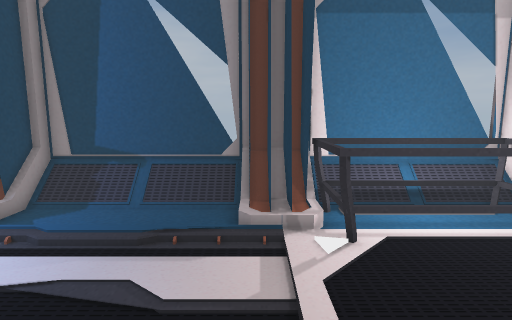
[1] (above)

16 first-person views from a walk through a scene from a Unity 3-D project. The camera is 1.4 m above the floor, tilts 8° down and sees 80° across. Doors are open. The floor is counted in squares, 0.45 m on a side. Each view is taken from the middle of a square. On the plan, view 1 faces up. The plan holds only what a view shows up to about 20 squares ahead; the rest is blank. The player character is not drawn.

[2]
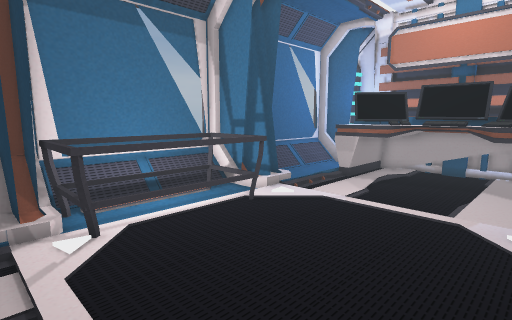

[3]
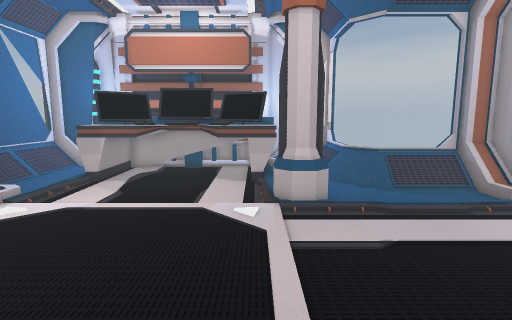

[4]
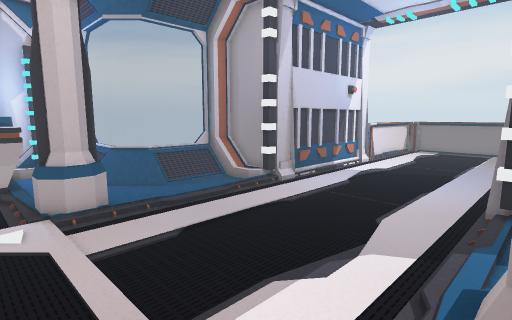

[5]
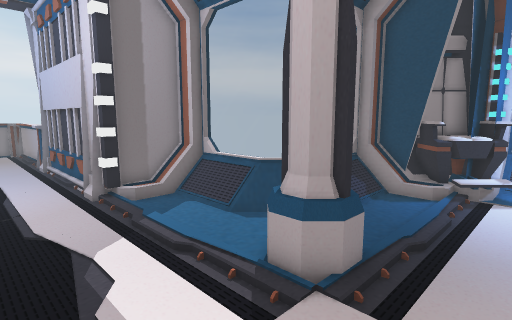

[6]
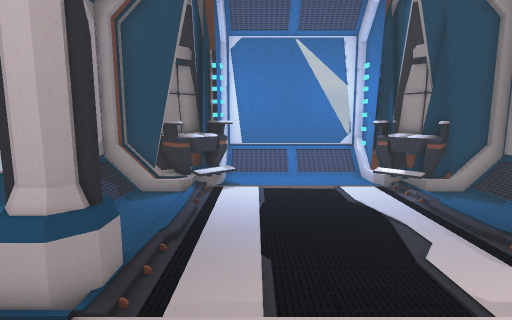

[7]
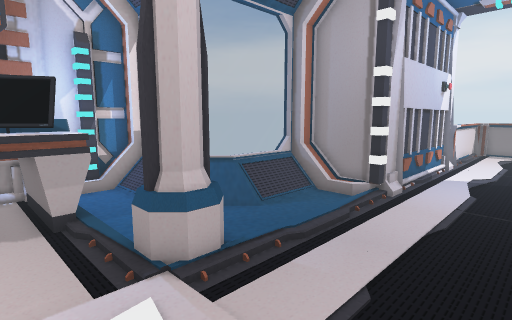

[8]
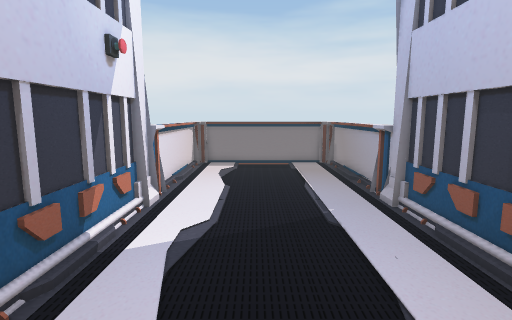

[9]
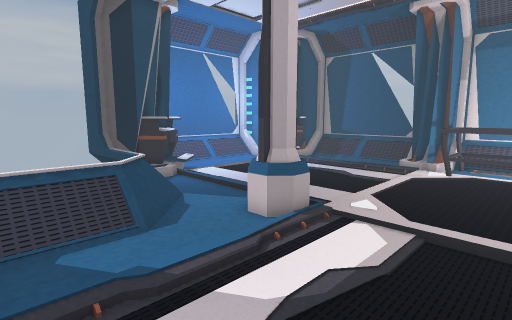

[10]
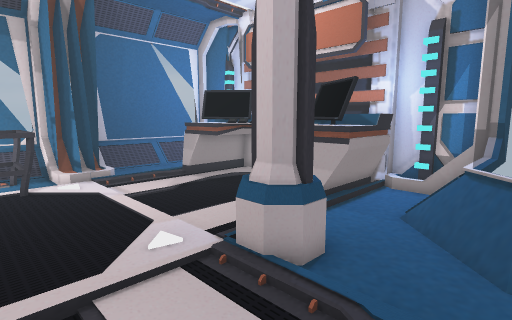

[11]
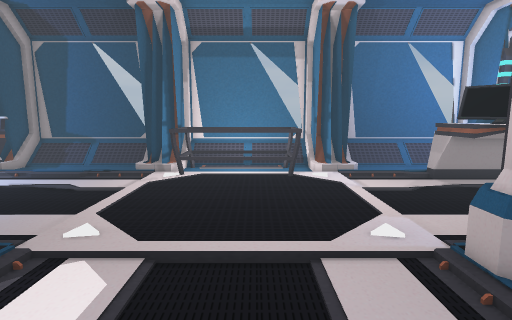

[12]
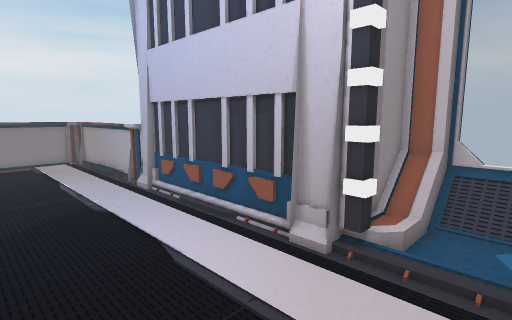

[13]
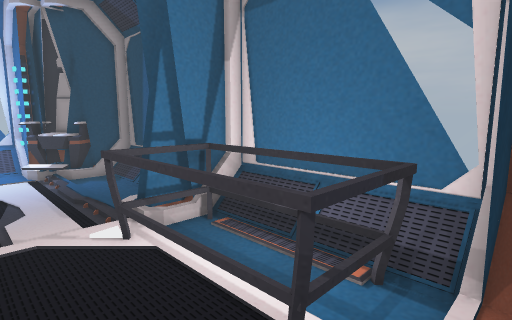

[14]
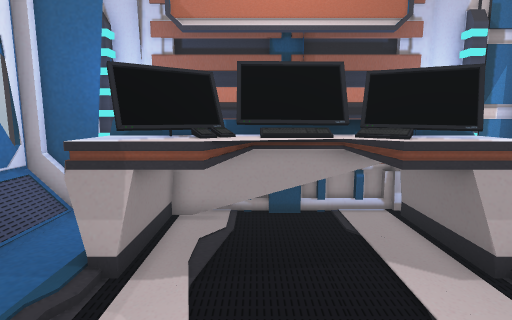

[15]
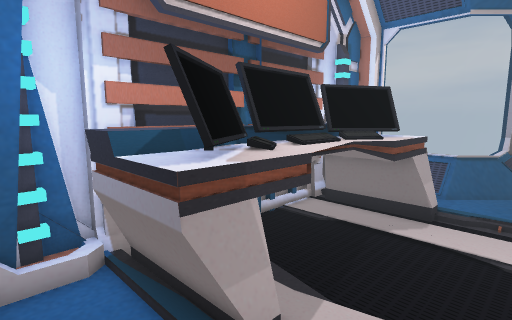

[16]
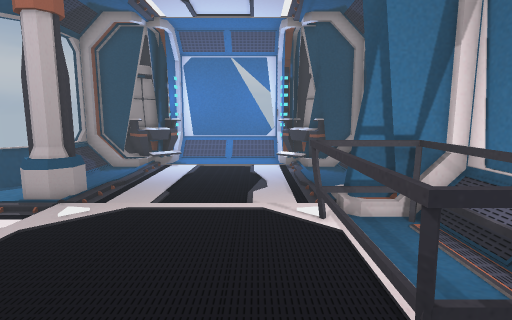

### Floor plan
Key: @ floor where view 1 was taken; # wall or solid block; . floor; / step, stairs or slope; D open door; = window, fence, low wall or low ledge; ^ raised ledge; C column; O other object.
Columns run from 13 left of view 1 to 20 right of it. Each row starts with its distance up from view 1.
 12                                 #
 11      ################## #######=#
 10     ##///////##OOOOOO####///////#
  9  #OOOO/......##O     O###.......##
  8  ##OOO......./#O     O///...OOOOO#
  7 ###OO .........OOOOOOO......OOOOO#
  6 ==//........................OOOOO#
  5 =#/.........................OOOOO#
  4 = /..........................OOOO#
  3 = /..........................OOOO#
  2 = /..........................OOOO#
  1 = /.........................OOOOO#
  0 = /O.........@..............OOOOO#
 -1 ###OO.......................OOOOO#
 -2  #OOOO......CC...////..CCC..OOOOO#
 -3   OOOO......CCC........CCC......##
 -4    ##O////..CC/......../C...////##
 -5     #### ##.../......../...###  #
 -6     ##=====................=====#
 -7          #=/............../=#
 -8           =/../......../../=
 -9           =/../......../../=
-10           =////........///##
-11           #####........#####
-12               #........#
-13               #........#
-14               #........#
-15               #........#
-16               #........#
-17               #........#
-18               #........#
-19               #........#
-20               DDDDDDDDDD
-21               DDDDDDDDDD
-22               DDDDDDDDDD
-23               =........=
-24               =........=
-25               =........=
-26               =........=
-27               =........=
-28               =........=
-29               =........=
-30               ^^^======^

Where each view was taken, in squares from view 1:
view 1: 0 up, 0 right, facing up
view 2: 1 down, 0 right, facing up-right
view 3: 1 down, 0 right, facing right
view 4: 0 up, 0 right, facing down-right
view 5: 1 up, 5 right, facing down-left
view 6: 1 up, 5 right, facing left
view 7: 1 up, 5 right, facing down-right
view 8: 10 down, 6 right, facing down
view 9: 10 down, 6 right, facing up-left
view 10: 7 down, 6 right, facing up-right
view 11: 8 down, 6 right, facing up
view 12: 8 down, 7 right, facing down-left
view 13: 4 up, 10 right, facing up-left
view 14: 4 up, 9 right, facing right
view 15: 10 up, 12 right, facing down-right
view 16: 5 up, 11 right, facing left
